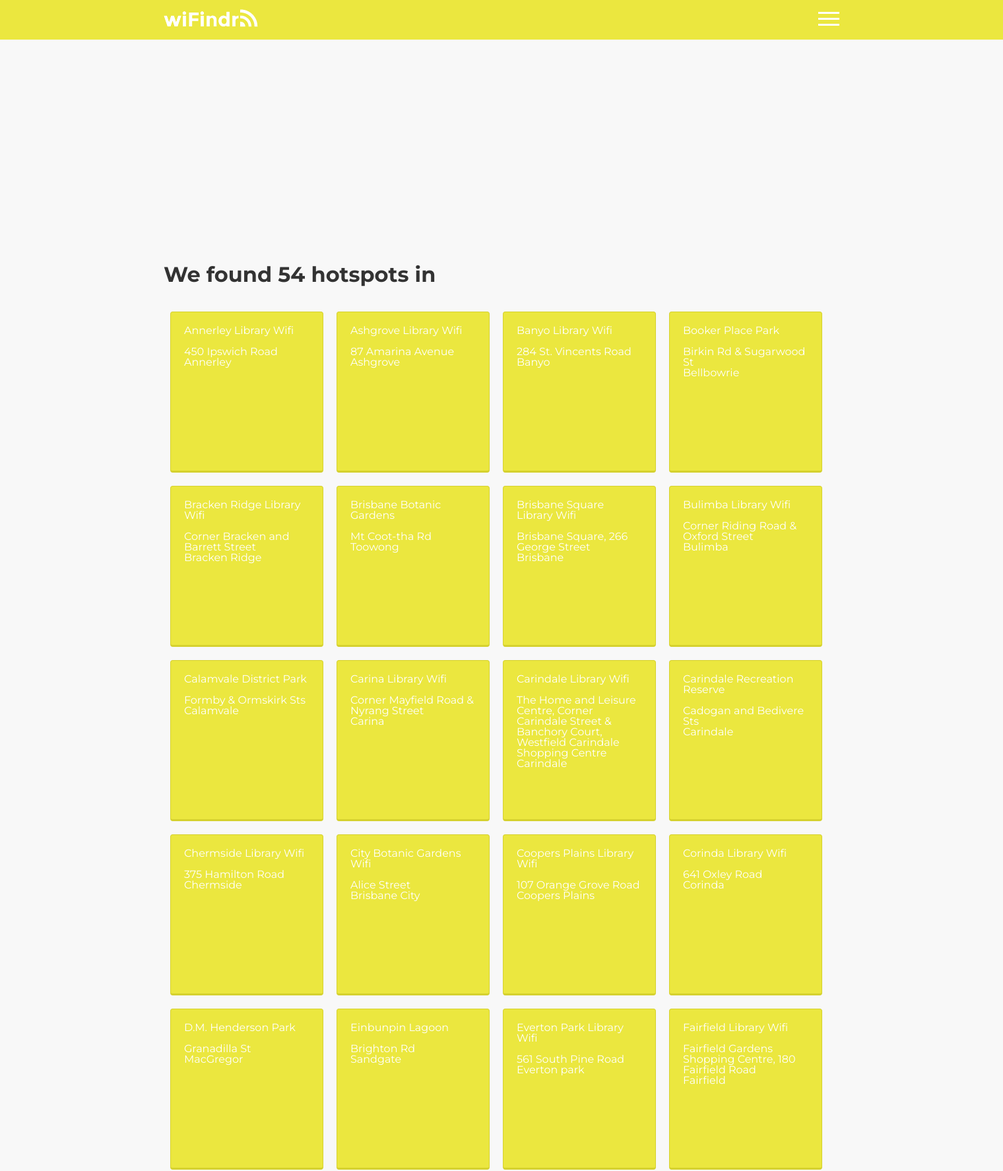
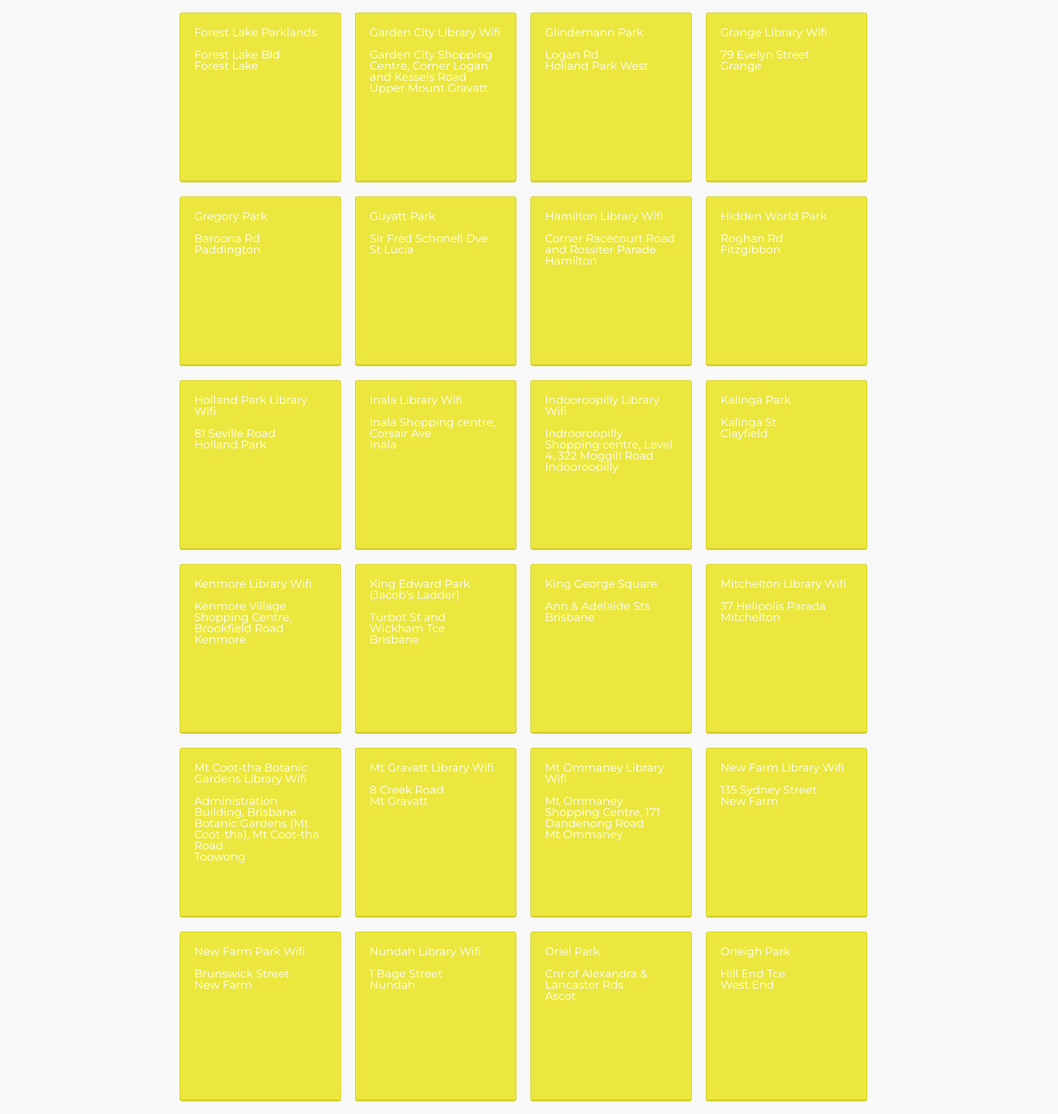
The app's page /results.php (upper part) with its own data (2 pictures, top to bottom).
### tables this page shows
CREATE TABLE IF NOT EXISTS `hotspots` (
  `id` int(9) NOT NULL AUTO_INCREMENT,
  `name` varchar(40) DEFAULT NULL,
  `address` varchar(107) DEFAULT NULL,
  `suburb` varchar(25) DEFAULT NULL,
  `latitude` decimal(10,7) DEFAULT NULL,
  `longitude` decimal(10,7) DEFAULT NULL,
  PRIMARY KEY (`id`)
);

### results.php (the view, shortened to what this page needs)
<?php
include 'dbconnect.inc';
$selected_suburb = $_POST['select_suburb'];
$search_word = $_POST['search_bar'];
if ($search_word == ""){
$searched = $selected_suburb;
$hotspots = $pdo->prepare('SELECT * FROM hotspots WHERE suburb LIKE :searched');
$hotspots->bindValue(':searched', "%".$searched."%");
}
else{
$searched = $search_word;
$hotspots = $pdo->prepare('SELECT * FROM hotspots WHERE suburb LIKE :searched');
$hotspots->bindValue(':searched', "%".$searched."%");
}
$hotspots->execute();
$results = $hotspots->fetch(PDO::FETCH_ASSOC);
$longitude = $results['longitude'];
$latitude = $results['latitude'];
$hotspots->execute();
$hot_count = $hotspots->rowCount();
?>
<!DOCTYPE html>
<html lang="en">
	<head>
		<link rel="stylesheet" href="css/reset.css" type="text/css">
		<link rel="stylesheet" href="css/style.css" type="text/css">
		<link rel="stylesheet" href="css/animation.css" type="text/css">
	</head>
	<body onload="loadMap(<?php echo $latitude ?>, <?php echo $longitude?>)">
		<div id="wrapper">
			<div id="header_wrap" class="yellow_bg">
	            <div id="header" class="center">
	                <a href="index.php"><img src="images/logo/logo_white.png" class="left header-logo"></a>
	                <a href="javascript:void(0);" id="menu_icon" class="right" onclick="menu()"><img src="images/icons/menu_icon.png"/></a>
	            </div>
	        </div>
	        <div id="content">
		        <div id="map-canvas" class="map-canvas-short"></div>
		        <div class="page center padding30">
		        	<h2><?php
		        	if($hot_count > 1){
		        		echo "We found ",$hot_count," hotspots in ", $searched,"</h2>";
		        	}
		        	?>
		        	<div id="results-wrap">
		        		<?php
		        		foreach($hotspots as $hotspot){
		        			$clean_suburb = preg_replace('/[0-9,]+/', '', $hotspot['suburb']);
		        			echo '<a href="hotspot.php?id=',$hotspot['id'],'" class="result">',$hotspot['name'],
		        			'<br/><br/>',$hotspot['address'],
		        			'<br/>',$clean_suburb,'</a>';
		        		}
		        		?>
		        	</div>
		        </div>
		    </div>
	    </div>
	</body>
</html>

### css/style.css (style rules this page uses)
body { background-color: #f8f8f8; overflow-x: hidden; height: 100%; }
#wrapper { min-height: 100vh; position: relative; }
#content { padding-bottom:70px; }
.left { float:left; }
.right { float: right; }
.center { margin: 0 auto 0 auto; }
h2 { font-family: "Montserrat", sans-serif; font-size: 2em; font-weight: 700; color: #333; margin: 10px 0px 10px 0px; }
.page { width: 1024px; position: relative; }
.yellow_bg { background-color: rgba(235, 231, 63, 1); }
.padding30 { padding: 30px; }
#header_wrap { height: 60px; width: 100%; }
#header { width: 1024px; height: 60px; }
#menu_icon { position: relative; top: 18px; right: 0px; display: block; z-index: 10; }
.header-logo { margin-top: 12px; }
.map-canvas-short { height:300px; width: 100%; margin: 0; padding: 0; }
.result { padding: 20px; height: 200px; width: 190px; float:left; background-color: #EBE73F; color: #fff; font-family: "Montserrat", sans-serif; margin: 10px; border-radius: 4px; border: 1px solid #D5D12E; border-bottom: 3px solid #D5D12E; }
#results-wrap { margin-top: 30px; overflow: auto; }

### css/animation.css (style rules this page uses)
#search-bar, #registration input, .result, #menu_wrap, body, #menu_wrap ul li, #menu_icon, #login { -webkit-transition: all 0.2s ease-in-out; -moz-transition: all 0.2s ease-in-out; -o-transition: all 0.2s ease-in-out; transition: all 0.2s ease-in-out; }

### records on screen
hotspots: name "Annerley Library Wifi", address "450 Ipswich Road", suburb "Annerley"
hotspots: name "Ashgrove Library Wifi", address "87 Amarina Avenue", suburb "Ashgrove"
hotspots: name "Banyo Library Wifi", address "284 St. Vincents Road", suburb "Banyo"
hotspots: name "Booker Place Park", address "Birkin Rd & Sugarwood St", suburb "Bellbowrie"
hotspots: name "Bracken Ridge Library Wifi", address "Corner Bracken and Barrett Street", suburb "Bracken Ridge"
hotspots: name "Brisbane Botanic Gardens", address "Mt Coot-tha Rd", suburb "Toowong"
hotspots: name "Brisbane Square Library Wifi", address "Brisbane Square, 266 George Street", suburb "Brisbane"
hotspots: name "Bulimba Library Wifi", address "Corner Riding Road & Oxford Street", suburb "Bulimba"
hotspots: name "Calamvale District Park", address "Formby & Ormskirk Sts", suburb "Calamvale"
hotspots: name "Carina Library Wifi", address "Corner Mayfield Road & Nyrang Street", suburb "Carina"
hotspots: name "Carindale Library Wifi", address "The Home and Leisure Centre, Corner Carindale Street & Banchory Court, Westfield Carindale Shopping Centre", suburb "Carindale"
hotspots: name "Carindale Recreation Reserve", address "Cadogan and Bedivere Sts", suburb "Carindale"
hotspots: name "Chermside Library Wifi", address "375 Hamilton Road", suburb "Chermside"
hotspots: name "City Botanic Gardens Wifi", address "Alice Street", suburb "Brisbane City"
hotspots: name "Coopers Plains Library Wifi", address "107 Orange Grove Road", suburb "Coopers Plains"
hotspots: name "Corinda Library Wifi", address "641 Oxley Road", suburb "Corinda"
hotspots: name "D.M. Henderson Park", address "Granadilla St", suburb "MacGregor"
hotspots: name "Einbunpin Lagoon", address "Brighton Rd", suburb "Sandgate"
hotspots: name "Everton Park Library Wifi", address "561 South Pine Road", suburb "Everton park"
hotspots: name "Fairfield Library Wifi", address "Fairfield Gardens Shopping Centre, 180 Fairfield Road", suburb "Fairfield"
hotspots: name "Forest Lake Parklands", address "Forest Lake Bld", suburb "Forest Lake"
hotspots: name "Garden City Library Wifi", address "Garden City Shopping Centre, Corner Logan and Kessels Road", suburb "Upper Mount Gravatt"
hotspots: name "Glindemann Park", address "Logan Rd", suburb "Holland Park West"
hotspots: name "Grange Library Wifi", address "79 Evelyn Street", suburb "Grange"
hotspots: name "Gregory Park", address "Baroona Rd", suburb "Paddington"
hotspots: name "Guyatt Park", address "Sir Fred Schonell Dve", suburb "St Lucia"
hotspots: name "Hamilton Library Wifi", address "Corner Racecourt Road and Rossiter Parade", suburb "Hamilton"
hotspots: name "Hidden World Park", address "Roghan Rd", suburb "Fitzgibbon"
hotspots: name "Holland Park Library Wifi", address "81 Seville Road", suburb "Holland Park"
hotspots: name "Inala Library Wifi", address "Inala Shopping centre, Corsair Ave", suburb "Inala"
hotspots: name "Indooroopilly Library Wifi", address "Indrooroopilly Shopping centre, Level 4, 322 Moggill Road", suburb "Indooroopilly"
hotspots: name "Kalinga Park", address "Kalinga St", suburb "Clayfield"
hotspots: name "Kenmore Library Wifi", address "Kenmore Village Shopping Centre, Brookfield Road", suburb "Kenmore"
hotspots: name "King Edward Park (Jacob's Ladder)", address "Turbot St and Wickham Tce", suburb "Brisbane"
hotspots: name "King George Square", address "Ann & Adelaide Sts", suburb "Brisbane"
hotspots: name "Mitchelton Library Wifi", address "37 Helipolis Parada", suburb "Mitchelton"
hotspots: name "Mt Coot-tha Botanic Gardens Library Wifi", address "Administration Building, Brisbane Botanic Gardens (Mt Coot-tha), Mt Coot-tha Road", suburb "Toowong"
hotspots: name "Mt Gravatt Library Wifi", address "8 Creek Road", suburb "Mt Gravatt"
hotspots: name "Mt Ommaney Library Wifi", address "Mt Ommaney Shopping Centre, 171 Dandenong Road", suburb "Mt Ommaney"
hotspots: name "New Farm Library Wifi", address "135 Sydney Street", suburb "New Farm"
hotspots: name "New Farm Park Wifi", address "Brunswick Street", suburb "New Farm"
hotspots: name "Nundah Library Wifi", address "1 Bage Street", suburb "Nundah"
hotspots: name "Oriel Park", address "Cnr of Alexandra & Lancaster Rds", suburb "Ascot"
hotspots: name "Orleigh Park", address "Hill End Tce", suburb "West End"

### other values on screen
$hot_count "54"
